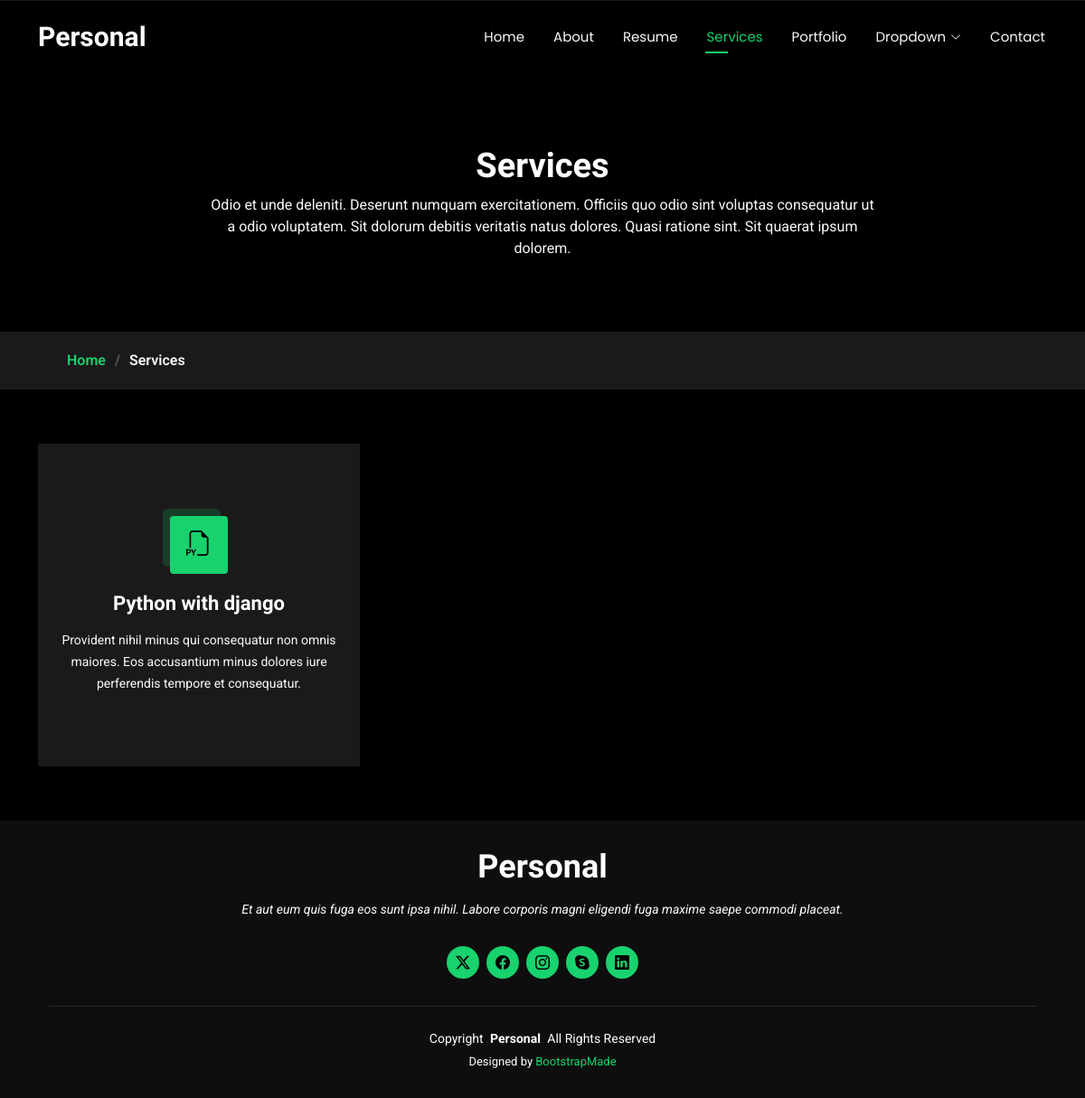
Page /services/ on the committed database.
### store/models.py (models this page shows)
class Service(models.Model):
    icon = models.CharField(max_length=100)
    title = models.CharField(max_length=500)
    image= models.ImageField(upload_to='Service/',blank=True, null=True)
    discription= models.CharField(max_length=500)

### store/views.py (the view)
# urls.py: path('services/',service, name='service'),
def service(request):
    service= Service.objects.all()
    return render(request,'services.html',{'service':service})

### store/templates/services.html (shortened to what this page needs)
<!DOCTYPE html>
<html lang="en">
<head>
  {% load static %}
  <link href="{% static 'assets/vendor/bootstrap/css/bootstrap.min.css'%}" rel="stylesheet">
  <link href="{% static 'assets/vendor/bootstrap-icons/bootstrap-icons.css'%}" rel="stylesheet">
  <link href="{% static 'assets/vendor/aos/aos.css'%}" rel="stylesheet">
  <link href="{% static 'assets/vendor/swiper/swiper-bundle.min.css'%}" rel="stylesheet">
  <link href="{% static 'assets/vendor/glightbox/css/glightbox.min.css'%}" rel="stylesheet">
  <link href="{% static 'assets/css/main.css'%}" rel="stylesheet">
</head>
<body class="services-page">
  <header id="header" class="header d-flex align-items-center fixed-top">
    <div class="container-fluid container-xl position-relative d-flex align-items-center justify-content-between">
      <a href="{% url 'index' %}" class="logo d-flex align-items-center">
        <h1 class="sitename">Personal</h1>
      </a>
      <nav id="navmenu" class="navmenu">
        <ul>
          <li><a href="{% url 'index' %}">Home</a></li>
          <li><a href="{% url 'about' %}">About</a></li>
          <li><a href="{% url 'resume' %}">Resume</a></li>
          <li><a href="{% url 'service' %}" class="active">Services</a></li>
          <li><a href="portfolio.html">Portfolio</a></li>
          <li class="dropdown"><a href="#"><span>Dropdown</span> <i class="bi bi-chevron-down toggle-dropdown"></i></a>
          </li>
          <li><a href="contact.html">Contact</a></li>
        </ul>
      </nav>
    </div>
  </header>
  <main class="main">
    <div class="page-title" data-aos="fade">
      <div class="heading">
        <div class="container">
          <div class="row d-flex justify-content-center text-center">
            <div class="col-lg-8">
              <h1>Services</h1>
              <p class="mb-0">Odio et unde deleniti. Deserunt numquam exercitationem. Officiis quo odio sint voluptas consequatur ut a odio voluptatem. Sit dolorum debitis veritatis natus dolores. Quasi ratione sint. Sit quaerat ipsum dolorem.</p>
            </div>
          </div>
        </div>
      </div>
      <nav class="breadcrumbs">
        <div class="container">
          <ol>
            <li><a href="index.html">Home</a></li>
            <li class="current">Services</li>
          </ol>
        </div>
      </nav>
    </div>
    <section id="services" class="services section">
      <div class="container">
        <div class="row gy-4">
          {% for b in service %}
          <div class="col-lg-4 col-md-6" data-aos="fade-up" data-aos-delay="600">
            <div class="service-item position-relative">
              <div class="icon">
                <i class="{{b.icon}}"></i>
              </div>
              <a href="{% url 'service_details' b.pk %}" class="stretched-link">
                <h3>{{b.title}}</h3>
              </a>
              <p>{{b.discription}}</p>
            </div>
          </div>
          {% endfor %}
        </div>
      </div>
    </section>
  </main>
  <footer id="footer" class="footer dark-background">
    <div class="container">
      <h3 class="sitename">Personal</h3>
      <p>Et aut eum quis fuga eos sunt ipsa nihil. Labore corporis magni eligendi fuga maxime saepe commodi placeat.</p>
      <div class="social-links d-flex justify-content-center">
        <a href=""><i class="bi bi-twitter-x"></i></a>
        <a href=""><i class="bi bi-facebook"></i></a>
        <a href=""><i class="bi bi-instagram"></i></a>
        <a href=""><i class="bi bi-skype"></i></a>
        <a href=""><i class="bi bi-linkedin"></i></a>
      </div>
      <div class="container">
        <div class="copyright">
          <span>Copyright</span> <strong class="px-1 sitename">Personal</strong> <span>All Rights Reserved</span>
        </div>
        <div class="credits">
          Designed by <a href="https://bootstrapmade.com/">BootstrapMade</a>
        </div>
      </div>
    </div>
  </footer>
</body>
</html>

### rows in the picture
Service: title "Python with django", discription "Provident nihil minus qui consequatur non omnis maiores. Eos accusantium minus dolores iure perferendis tempore et consequatur."
